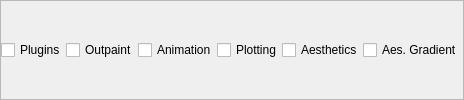
               <widget class="QFrame" name="advanced_toppics">
                <property name="frameShape">
                 <enum>QFrame::StyledPanel</enum>
                </property>
                <property name="frameShadow">
                 <enum>QFrame::Raised</enum>
                </property>
                <layout class="QHBoxLayout" name="horizontalLayout_2">
                 <property name="spacing">
                  <number>0</number>
                 </property>
                 <property name="leftMargin">
                  <number>0</number>
                 </property>
                 <property name="topMargin">
                  <number>0</number>
                 </property>
                 <property name="rightMargin">
                  <number>0</number>
                 </property>
                 <property name="bottomMargin">
                  <number>0</number>
                 </property>
                 <item>
                  <widget class="QCheckBox" name="toggle_plugins">
                   <property name="text">
                    <string>Plugins</string>
                   </property>
                  </widget>
                 </item>
                 <item>
                  <widget class="QCheckBox" name="toggle_outpaint">
                   <property name="text">
                    <string>Outpaint</string>
                   </property>
                  </widget>
                 </item>
                 <item>
                  <widget class="QCheckBox" name="toggle_animations">
                   <property name="text">
                    <string>Animation</string>
                   </property>
                  </widget>
                 </item>
                 <item>
                  <widget class="QCheckBox" name="toggle_plotting">
                   <property name="text">
                    <string>Plotting</string>
                   </property>
                  </widget>
                 </item>
                 <item>
                  <widget class="QCheckBox" name="toggle_aesthetics">
                   <property name="toolTip">
                    <string>Only works with 1.x Models. For 2.x it gets turned off during Image generation and has no effect.</string>
                   </property>
                   <property name="text">
                    <string>Aesthetics</string>
                   </property>
                  </widget>
                 </item>
                 <item>
                  <widget class="QCheckBox" name="toggle_embeddings">
                   <property name="toolTip">
                    <string>Only works with 1.x Models. For 2.x it gets turned off during Image generation and has no effect.</string>
                   </property>
                   <property name="text">
                    <string>Aes. Gradient</string>
                   </property>
                  </widget>
                 </item>
                </layout>
               </widget>
